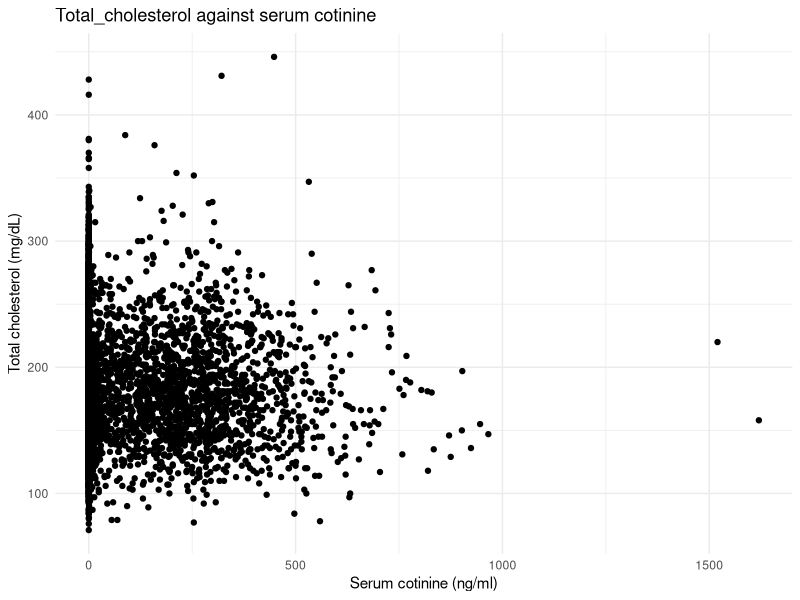
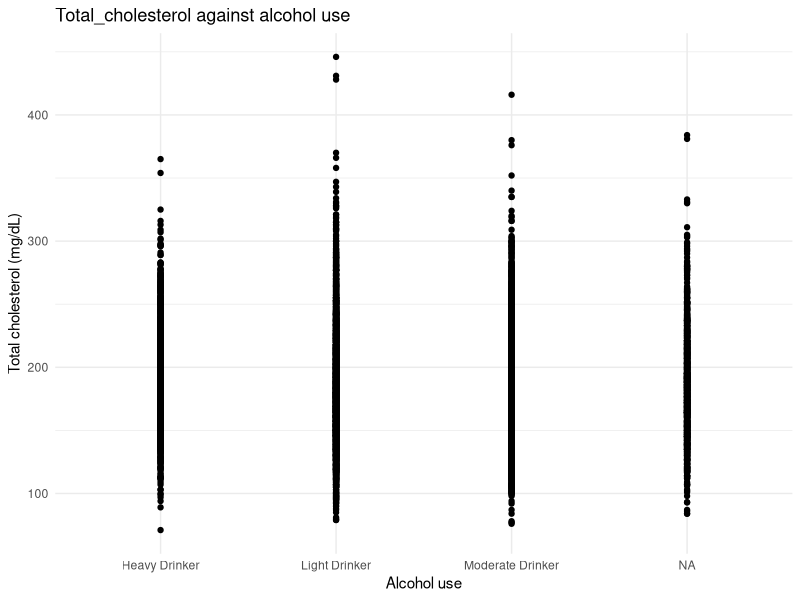
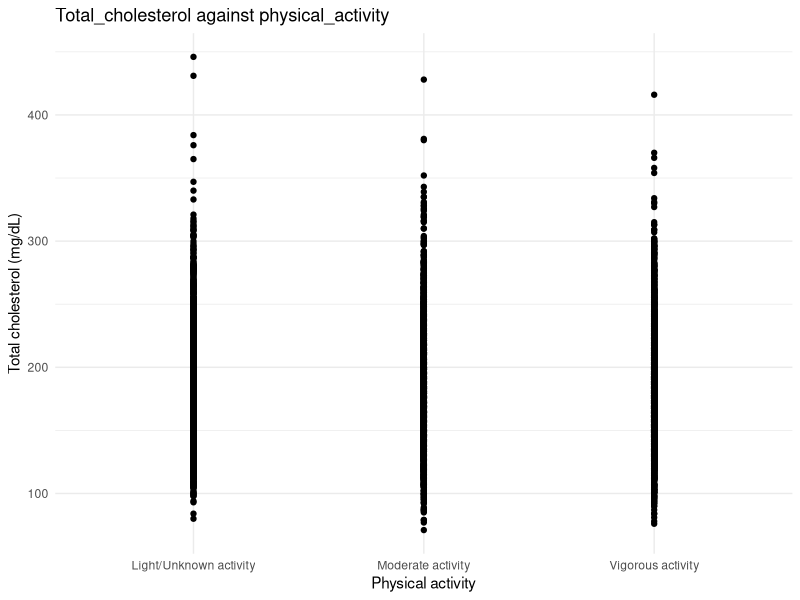
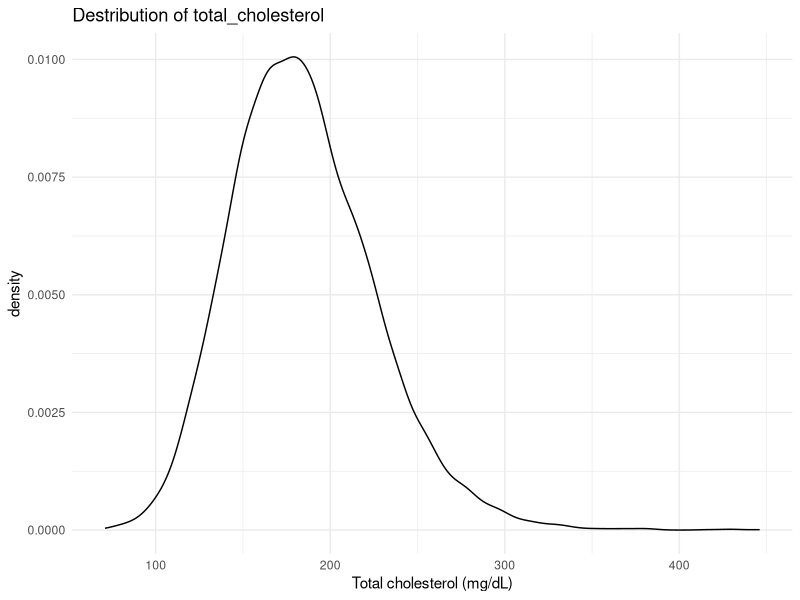
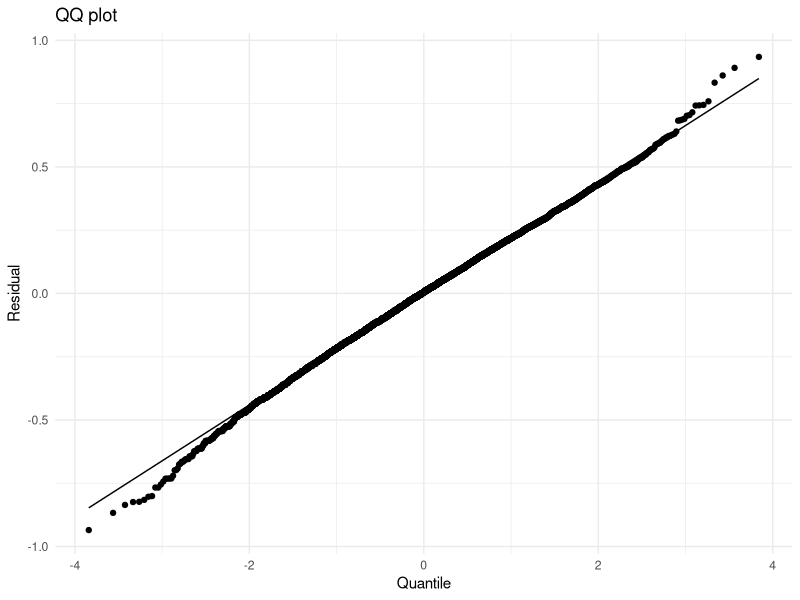
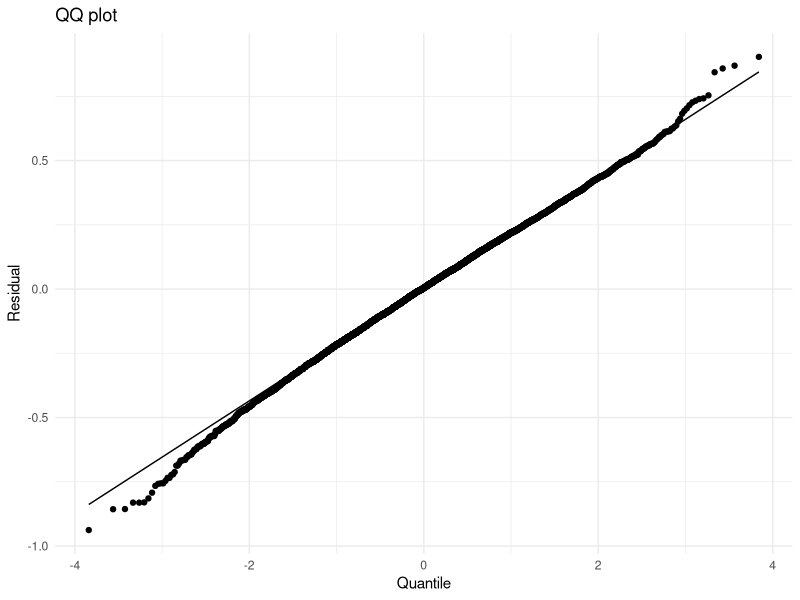
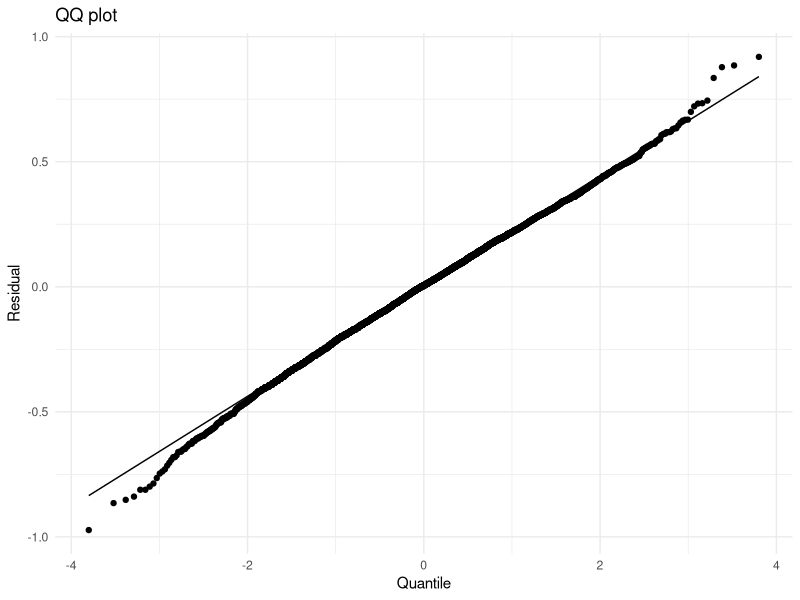
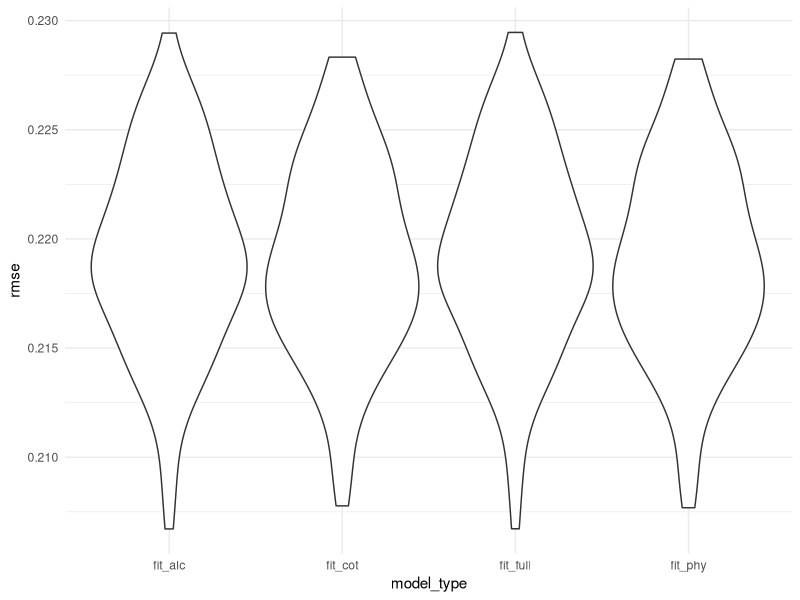

Write R code to recreate these figures, in order. (Note: this script raises an error after producing the figures.)
## ---- chunk 1
# load packages and basic settings
library(tidyverse)
library(modelr)
library(purrr)
library(MASS)

set.seed(1)

knitr::opts_chunk$set(
  fig.width = 6,
  fig.asp = .6,
  out.width = "90%"
)

theme_set(theme_minimal() + theme(legend.position = "bottom"))

options(
  ggplot2.continuous.colour = "viridis",
  ggplot2.continuous.fill = "viridis"
)

scale_colour_discrete = scale_colour_viridis_d
scale_fill_discrete = scale_fill_viridis_d

# import data (currently: using direct path)

# total cholesterol < 200 -> 0, >= 200 -> 1
model_df = read_csv("data/combine.csv") |> 
  mutate(
    chol_cat = ifelse(total_cholesterol < 200, 0, 1),
    alcohol_use_order = as.factor(alcohol_use_order),
    physical_activity = relevel(as.factor(physical_activity), ref = "Light/Unknown activity")
  )

# create subset for cholestorl level of desirable level and of above desirable level 
desire_df = 
  model_df |> 
  filter(chol_cat == 0)

ab_desire_df = 
  model_df |> 
  filter(chol_cat == 1)
## ---- chunk 2
# mean and std for continuous variables, overall
list_conti_all = list(
  age = model_df$age, 
  bmi = model_df$bmi, 
  sleep_hour = model_df$sleep_hour, 
  cotinine = model_df$cotinine,
  chol_cat = model_df$chol_cat
) |> 
  as.data.frame()

list_conti_all_clean = 
  list_conti_all[-5] |> 
  lapply(na.omit)

mean_all = sapply(list_conti_all_clean, mean) |> 
  as.data.frame() |> 
  rename(overall_mean = "sapply(list_conti_all_clean, mean)")

std_all = sapply(list_conti_all_clean, sd) |> 
  as.data.frame() |> 
  rename(overall_std = "sapply(list_conti_all_clean, sd)")

# p-value of t test for continuous variables
t_test = function(variable) {
  t_test_result = t.test(list_conti_all[[variable]] ~ list_conti_all$chol_cat)
  return(data.frame(
    variable = variable,
    p_value = t_test_result$p.value
  ))
}

p_value = 
  lapply(c("age", "bmi", "sleep_hour", "cotinine"), t_test) |>
  bind_rows() |> 
  as.data.frame()

# mean and std for all continuous variables, among samples of desirable cholesteral level (named them as "control")
list_conti_desire = list(
  age = desire_df$age, 
  bmi = desire_df$bmi, 
  sleep_hour = desire_df$sleep_hour, 
  cotinine = desire_df$cotinine
) |> 
  as.data.frame() |> 
  lapply(na.omit)

mean_desire = sapply(list_conti_desire, mean) |> 
  as.data.frame() |> 
  rename(control_mean = "sapply(list_conti_desire, mean)")

std_desire = sapply(list_conti_desire, sd) |> 
  as.data.frame() |> 
  rename(control_std = "sapply(list_conti_desire, sd)")

# mean and std for all continuous variables, among samples of above-desirable cholesterol level (named them as "case")
list_conti_ab_desire = list(
  age = ab_desire_df$age, 
  bmi = ab_desire_df$bmi, 
  sleep_hour = ab_desire_df$sleep_hour, 
  cotinine = ab_desire_df$cotinine
) |> 
  as.data.frame() |> 
  lapply(na.omit)

mean_ab_desire = sapply(list_conti_ab_desire, mean) |> 
  as.data.frame() |> 
  rename(case_mean = "sapply(list_conti_ab_desire, mean)")

std_ab_desire = sapply(list_conti_ab_desire, sd) |> 
  as.data.frame() |> 
  rename(case_std = "sapply(list_conti_ab_desire, sd)")
## ---- chunk 3
# combind - continuous
conti_des_df =
  as.data.frame(cbind(mean_all, std_all, mean_desire, std_desire, mean_ab_desire, std_ab_desire, p_value))

conti_des_df = conti_des_df[, -grep("variable", colnames(conti_des_df))] |> 
  knitr::kable(digits = 3)

conti_des_df
## ---- chunk 4
# n and pct for categorical variables, chi-sq test, overall
list_cat_all = list (
  gender = model_df$gender,
  race = model_df$race,
  marital = model_df$marital_status,
  edu = model_df$education_level_20,
  poverty = model_df$poverty_level,
  phy = model_df$physical_activity,
  alcohol = model_df$alcohol_use_cat,
  chol_cat = model_df$chol_cat
) |> 
  as.data.frame()

list_cat_all_clean = 
  list_cat_all[-8] |> 
  lapply(na.omit)

cat_vars = names(list_cat_all_clean)

count_all_function = function(variable) {
  table_value = table(list_cat_all[[variable]], list_cat_all$chol_cat)
  chi_sq_test = chisq.test(table_value)
  
  count = sapply(unique(list_cat_all_clean[[variable]], na.rm = TRUE), function(cat) sum(list_cat_all_clean[[variable]] == cat, na.rm = TRUE))
   
  total = sum(count)
  pct = count / total
  
  result_df = tibble(
    variable = names(count),
    n = count,
    pct = pct,
    p_value = chi_sq_test$p.value
    )
  
  return(result_df)
  }

cat_count_chisq = lapply(cat_vars, count_all_function) |> 
  bind_rows() |> 
  as.data.frame()

# n and pct for categorical variables, among samples of desirable cholesteral level (named them as "control")
list_cat_ctrl = list (
  gender = desire_df$gender,
  race = desire_df$race,
  marital = desire_df$marital_status,
  edu = desire_df$education_level_20,
  poverty = desire_df$poverty_level,
  phy = desire_df$physical_activity,
  alcohol = desire_df$alcohol_use_cat
) |> 
  as.data.frame() |> 
  lapply(na.omit)

cat_vars_ctrl = names(list_cat_ctrl)

count_ctrl_function = function(variable) {
  count = sapply(unique(list_cat_ctrl[[variable]], na.rm = TRUE), function(cat) sum(list_cat_ctrl[[variable]] == cat, na.rm = TRUE))
   
  total = sum(count)
  pct = count / total
  
  result_df = tibble(
    variable = names(count),
    control_n = count,
    control_pct = pct
    )
  
  return(result_df)
}

cat_count_ctrl = lapply(cat_vars_ctrl, count_ctrl_function) |> 
  bind_rows() |> 
  as.data.frame()

# n and pct for categorical variables, among samples of above-desirable cholesterol level (named them as "case")
list_cat_case = list (
  gender = ab_desire_df$gender,
  race = ab_desire_df$race,
  marital = ab_desire_df$marital_status,
  edu = ab_desire_df$education_level_20,
  poverty = ab_desire_df$poverty_level,
  phy = ab_desire_df$physical_activity,
  alcohol = ab_desire_df$alcohol_use_cat
) |> 
  as.data.frame() |> 
  lapply(na.omit)

cat_vars_case = names(list_cat_case)

count_case_function = function(variable) {
  count = sapply(unique(list_cat_case[[variable]], na.rm = TRUE), function(cat) sum(list_cat_case[[variable]] == cat, na.rm = TRUE))
   
  total = sum(count)
  pct = count / total
  
  result_df = tibble(
    variable = names(count),
    case_n = count,
    case_pct = pct
    )
  
  return(result_df)
}

cat_count_case = lapply(cat_vars_case, count_case_function) |> 
  bind_rows() |> 
  as.data.frame()
## ---- chunk 5
cat_des_df =
  cbind.data.frame(cat_count_chisq, cat_count_ctrl, cat_count_case) |> 
  drop_na()

cat_des_df = cat_des_df[, !duplicated(names(cat_des_df))] |> 
  knitr::kable(digits = 3)

cat_des_df
## ---- chunk 6

model_df |> 
  ggplot(aes(x = cotinine, y = total_cholesterol)) + geom_point() +
  labs(title = "Total_cholesterol against serum cotinine", x = "Serum cotinine (ng/ml)", y = "Total cholesterol (mg/dL)")


model_df |> 
  ggplot(aes(x = alcohol_use_cat, y = total_cholesterol)) + geom_point() +
  labs(title = "Total_cholesterol against alcohol use", x = "Alcohol use", y = "Total cholesterol (mg/dL)")


model_df |> 
  ggplot(aes(x = physical_activity, y = total_cholesterol)) + geom_point() +
  labs(title = "Total_cholesterol against physical_activity", x = "Physical activity", y = "Total cholesterol (mg/dL)")

model_df |> 
  ggplot(aes(x = total_cholesterol)) + geom_density() +
  labs(title = "Destribution of total_cholesterol", x = "Total cholesterol (mg/dL)")
## ---- chunk 7
fit_1 = lm(log(total_cholesterol) ~ cotinine, data = model_df)

fit_1 |> 
  broom::tidy() |> 
  knitr::kable(digits = 3)

model_df |> 
  modelr::add_residuals(fit_1) |> 
  ggplot(aes(sample = resid)) +
  stat_qq() +
  stat_qq_line() +
  labs(title = "QQ plot", x = "Quantile", y = "Residual")
## ---- chunk 8
fit_cot = lm(log(total_cholesterol) ~ cotinine + age + gender + race + marital_status + education_level_20 + poverty_level, data = model_df)

fit_cot |> 
  broom::tidy() |> 
  knitr::kable(digits = 3)
## ---- chunk 9
fit_2 = lm(log(total_cholesterol) ~ physical_activity, data = model_df)

fit_2 |> 
  broom::tidy() |> 
  knitr::kable(digits = 3)

model_df |> 
  modelr::add_residuals(fit_2) |> 
  ggplot(aes(sample = resid)) +
  stat_qq() +
  stat_qq_line() +
  labs(title = "QQ plot", x = "Quantile", y = "Residual")
## ---- chunk 10
fit_phy = lm(log(total_cholesterol) ~ physical_activity + age + gender + race + marital_status + education_level_20 + poverty_level, data = model_df)

fit_phy |> 
  broom::tidy() |> 
  knitr::kable(digits = 3)
## ---- chunk 11
fit_3 = lm(log(total_cholesterol) ~ alcohol_use_cat, data = model_df)

fit_3 |> 
  broom::tidy() |> 
  knitr::kable(digits = 3)

model_df |> 
  modelr::add_residuals(fit_3) |> 
  ggplot(aes(sample = resid)) +
  stat_qq() +
  stat_qq_line() +
  labs(title = "QQ plot", x = "Quantile", y = "Residual")
## ---- chunk 12
fit_alc = lm(log(total_cholesterol) ~ alcohol_use_cat + age + gender + race + marital_status + education_level_20 + poverty_level, data = model_df)

fit_alc |> 
  broom::tidy() |> 
  knitr::kable(digits = 3)
## ---- chunk 13
fit_full = lm(log(total_cholesterol) ~ cotinine + physical_activity + alcohol_use_cat + age + gender + race + marital_status + education_level_20 + poverty_level, data = model_df)

fit_full |> 
  broom::tidy() |> 
  knitr::kable(digits = 3)
## ---- chunk 14
fit_full = lm(log(total_cholesterol) ~ cotinine + physical_activity + alcohol_use_cat + age + gender + race + marital_status + education_level_20 + poverty_level, data = model_df)

test_aic = stepAIC(fit_full, direction = "both", trace = FALSE)

summary(test_aic)

# AIC result: log(total_cholesterol) ~ alcohol_use_cat + gender + race + marital_status + education_level_20 + poverty_level
## ---- chunk 15
fit_backward = step(fit_full, direction = "backward")
# backward result: log(total_cholesterol) ~ alcohol_use_cat + gender + race + marital_status + education_level_20 + poverty_level
## ---- chunk 16
fit_stepwise = step(fit_full)
# stepwise result: log(total_cholesterol) ~ alcohol_use_cat + gender + race + marital_status + education_level_20 + poverty_level
## ---- chunk 17
model_cv_df = 
  model_df |> 
  mutate(
    physical_activity = ifelse(physical_activity == "Light/Unknown activity", 0, ifelse(physical_activity == "Moderate activity", 1, 2)),
    alcohol_use_cat = ifelse(alcohol_use_cat == "Light Drinker", 0, ifelse(alcohol_use_cat == "Moderate Drinker", 1, 2))
    )

# create training and testing sets
cv_df =
  model_cv_df |> 
  crossv_mc(n = 100) |> 
  mutate(
    train = map(train, as_tibble),
    test = map(test, as_tibble)
  )

cv_results =
  cv_df |> 
  mutate(
    fit_cot = map(train, \(df) lm(log(total_cholesterol) ~ cotinine + age + gender + race + marital_status + education_level_20 + poverty_level, data = df)),
    fit_phy = map(train, \(df) lm(log(total_cholesterol) ~ physical_activity + age + gender + race + marital_status + education_level_20 + poverty_level, data = df)),
    fit_alc = map(train, \(df) lm(log(total_cholesterol) ~ alcohol_use_cat + age + gender + race + marital_status + education_level_20 + poverty_level, data = df)),
    fit_full = map(train, \(df) lm(log(total_cholesterol) ~ cotinine + physical_activity + alcohol_use_cat + age + gender + race + marital_status + education_level_20 + poverty_level, data = df))
  ) |> 
  mutate(
    rmse_fit_cot = map2_dbl(fit_cot, test, \(model, df) rmse(model, df)),
    rmse_fit_phy = map2_dbl(fit_phy, test, \(model, df) rmse(model, df)),
    rmse_fit_alc = map2_dbl(fit_alc, test, \(model, df) rmse(model, df)),
    rmse_fit_full = map2_dbl(fit_full, test, \(model, df) rmse(model, df))
  )

cv_results |> 
  dplyr::select(starts_with("rmse")) |> 
  pivot_longer(
    everything(),
    names_to = "model_type",
    values_to = "rmse",
    names_prefix = "rmse_"
  ) |> 
  ggplot(aes(x = model_type, y = rmse)) + geom_violin()
## ---- chunk 18
rsquare_fit_cot = rsquare(fit_cot, data = model_df)
rsquare_fit_phy = rsquare(fit_phy, data = model_df)
rsquare_fit_alc = rsquare(fit_alc, data = model_df)
rsquare_fit_full = rsquare(fit_full, data = model_df)

cbind(rsquare_fit_cot, rsquare_fit_phy, rsquare_fit_alc, rsquare_fit_full) |> 
  knitr::kable()
## ---- chunk 19
save_path = "fit_alc.rds"
saveRDS(fit_alc, save_path)
cat("Model saved as an RDS file:", save_path, "\n")
